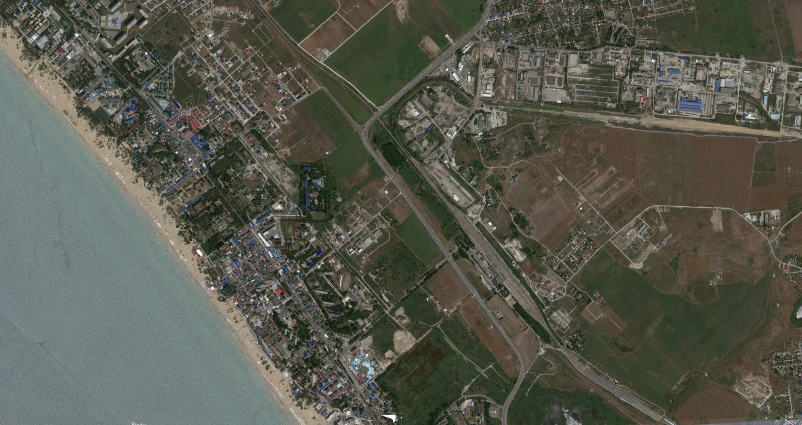
#> input picture bigMap.png, 1604 x 850 px (shown at 1/2 size)
$ python 'FLANN with SIFT BORDER OBJ.py'
#> lines starting #> are read from the running program, lines starting #| are printed output that depends on the picture; after the words box and inside, x2 and y2 are one past the last pixel; in counts of white or black regions, pixels touching at a corner belong together; pictures that were not available may be replaced by others from this repository, and a replacement may not be noted
import cv2
import os
import numpy as np

MIN_MATCH_COUNT = 10
FLANN_INDEX_KDTREE = 1

bigMap = cv2.imread('bigMap.png', cv2.IMREAD_GRAYSCALE)  # trainImage
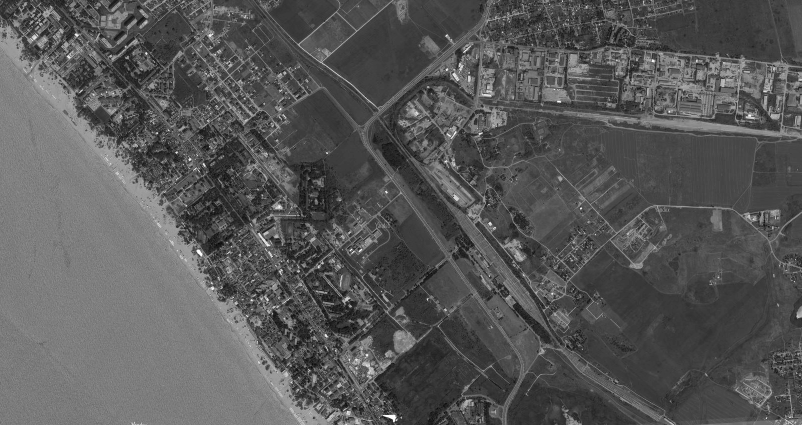
#> bigMap: shape (850, 1604) (shown at 1/2 size); min 0, max 255, mean 87.3
sift = cv2.SIFT_create()

kp2, bigMapDes = sift.detectAndCompute(bigMap, None)
#> kp2 = 10819 keypoints; strongest (x, y, size): (1162, 417, 2.6), (855, 598, 2.1), (292, 106, 3), (353, 305, 3)

index_params = dict(algorithm=FLANN_INDEX_KDTREE, trees=5)
search_params = dict(checks=50)

flann = cv2.FlannBasedMatcher(index_params, search_params)

root, dirs, files = next(os.walk("frags"))
files.sort()
for filename in files:
    UAVimg = cv2.imread(f"frags/{filename}", cv2.IMREAD_GRAYSCALE)  # queryImage
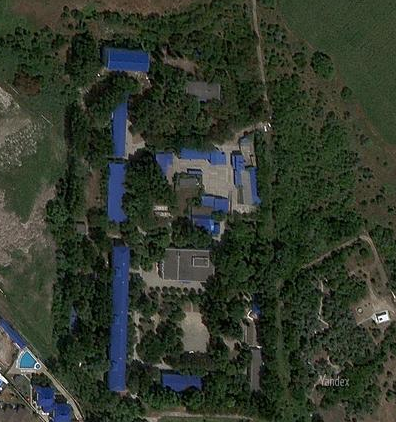
#> input picture frag.png, 396 x 422 px, given as the content of the folder frags, which was not available
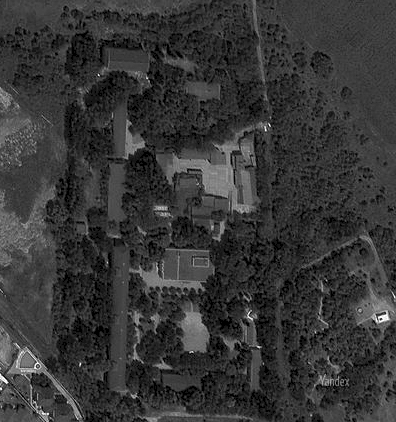
#> UAVimg: shape (422, 396); min 0, max 255, mean 54.6
    kp1, imgDes = sift.detectAndCompute(UAVimg, None)
#> kp1 = 1622 keypoints; strongest (x, y, size): (385, 318, 4.8), (377, 315, 2.3), (374, 321, 2), (134, 396, 3.3)

    matches = flann.knnMatch(imgDes, bigMapDes, k=2)
#> matches = 1622 matches
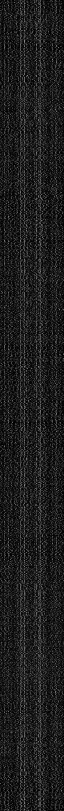
#> imgDes: shape (1622, 128) float32 (shown at 1/2 size); min 0, max 191, mean 29.5
    good = [m for m, n in matches if m.distance < 0.3 * n.distance]
#> good = 36 matches

    if len(good) > MIN_MATCH_COUNT:
        src_pts = np.float32([kp1[m.queryIdx].pt for m in good]).reshape(-1, 1, 2)
#> src_pts = 36 rows, first 8: [38.15, 367], [38.15, 367], [38.62, 380.5], [56.77, 41.72], [89.77, 195.4], [99.68, 144.3], [102.4, 31.19], [102.4, 31.19]
        dst_pts = np.float32([kp2[m.trainIdx].pt for m in good]).reshape(-1, 1, 2)
#> dst_pts = 36 rows, first 8: [593.5, 412.7], [593.5, 412.7], [593.5, 416], [598.2, 331.5], [606.4, 369.5], [608.8, 357.1], [609.5, 328.8], [609.5, 328.8]
        M, mask = cv2.findHomography(src_pts, dst_pts, cv2.RANSAC, 5.0)
#> M = [[0.25, -0.0106, 584], [0.00108, 0.242, 321], [8.16e-07, -1.74e-05, 1]]; mask = 36 values from 1 to 1
        matchesMask = mask.ravel().tolist()
#> matchesMask = 36 values from 1 to 1
        h, w = UAVimg.shape
#> h = 422; w = 396
        pts = np.float32([[0, 0], [0, h - 1], [w - 1, h - 1], [w - 1, 0]]
                         ).reshape(-1, 1, 2)
#> pts = [[0, 0], [0, 421], [395, 421], [395, 0]]
        dst = cv2.perspectiveTransform(pts, M)
#> dst = [[584, 321], [583.9, 426.2], [683, 426.5], [682.4, 321.3]]
        bigMap = cv2.polylines(bigMap, [np.int32(dst)], True, 255, 3, cv2.LINE_AA)
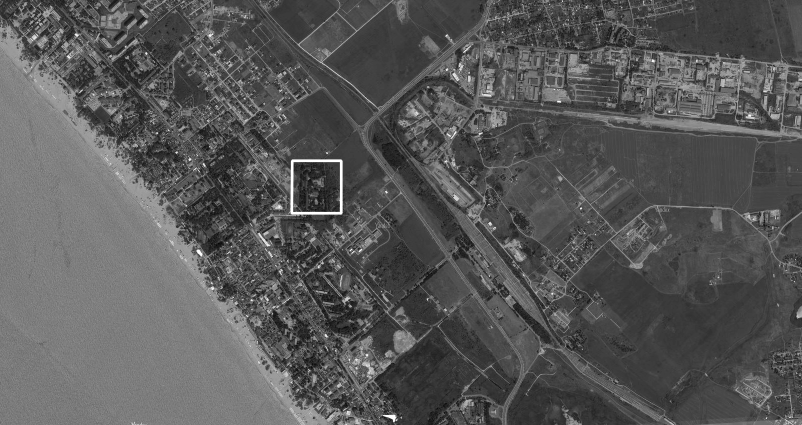
#> bigMap: shape (850, 1604) (shown at 1/2 size); 0.21% of pixels changed, all inside (x1, y1, x2, y2) = (580, 318, 686, 430)
    else:
        print("Not enough matches are found - {}/{}".format(len(good), MIN_MATCH_COUNT))
        matchesMask = None

    draw_params = dict(matchColor=(0, 255, 0),
                       singlePointColor=(255, 0, 0),
                       matchesMask=matchesMask,
                       flags=cv2.DrawMatchesFlags_NOT_DRAW_SINGLE_POINTS)
#> draw_params = 4 items

    res = cv2.drawMatches(UAVimg, kp1, bigMap, kp2, good, None, **draw_params)
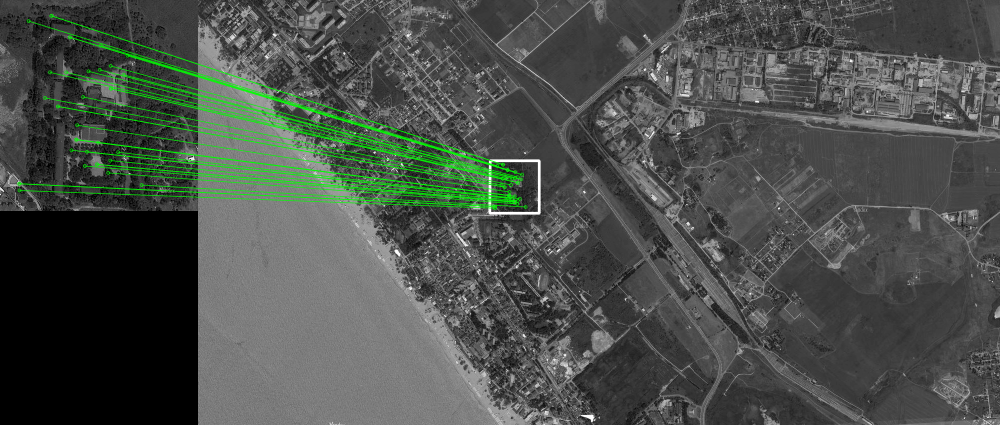
#> res: shape (850, 2000, 3) (shown at 1/2 size); mean of channels 0, 1, 2 73.9, 79.1, 73.9; drawn as B, G, R

    cv2.imshow("UAV", res)
    cv2.waitKey()
